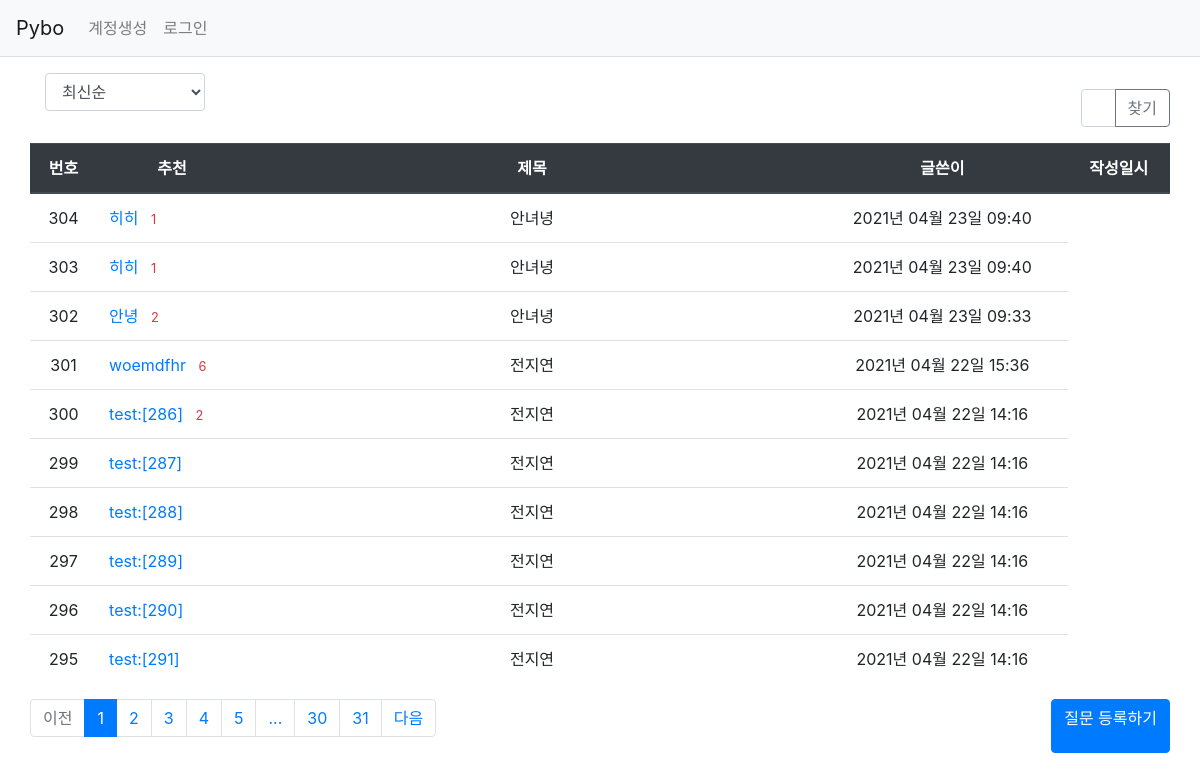
Page /question/list/ on the earlier database version.
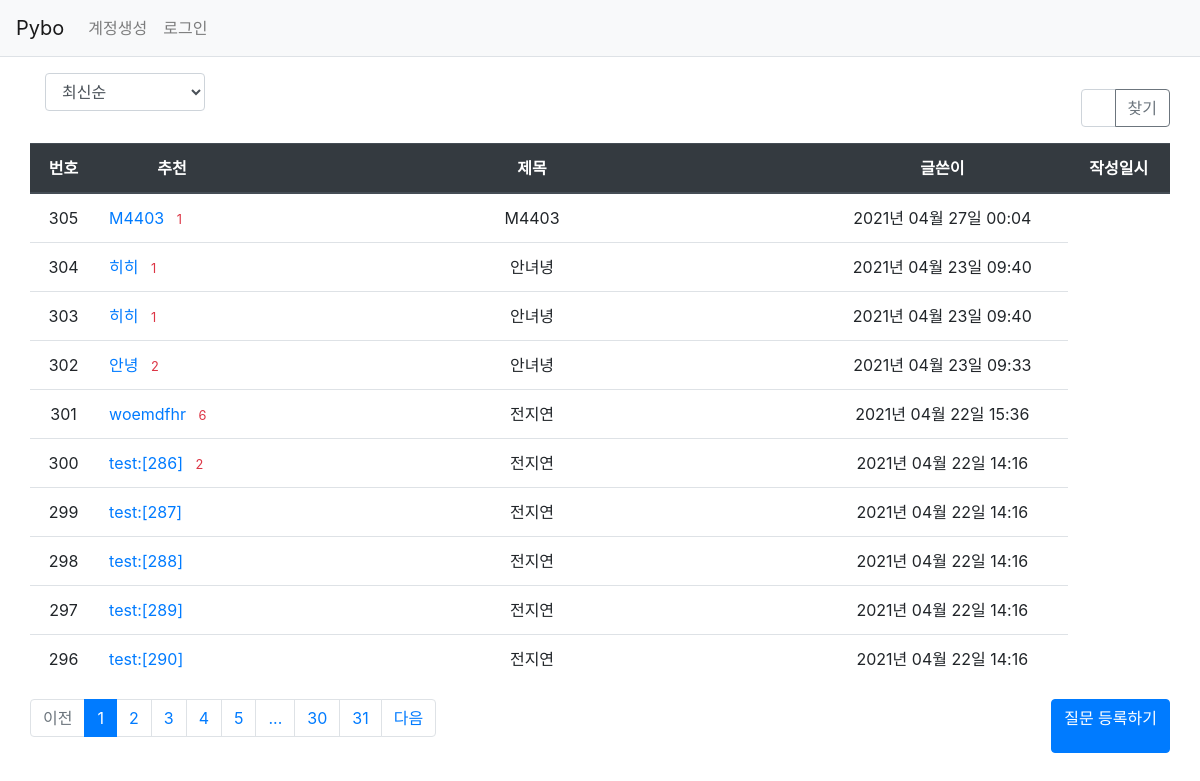
Same page on the later database version.
### pybo/models.py (models this page shows)
class Question(db.Model):
    id = db.Column(db.Integer, primary_key=True)
    subject = db.Column(db.String(200), nullable=False)
    content = db.Column(db.Text(), nullable=False)
    create_date = db.Column(db.DateTime(), nullable=False)
    user_id = db.Column(db.Integer, db.ForeignKey('user.id', ondelete='CASCADE'), nullable=False)
    user = db.relationship('User', backref=db.backref('question_set'))
    modify_date = db.Column(db.DateTime(), nullable=True) # 수정 날짜 확인
    voter = db.relationship('User', secondary=question_voter, backref=db.backref('question_voter_set'))

class User(db.Model):
    id = db.Column(db.Integer, primary_key=True)
    username = db.Column(db.String(150), unique=True, nullable=False)
    password = db.Column(db.String(200), nullable=False)
    email = db.Column(db.String(120), unique=True, nullable=False)

### pybo/views/question_views.py (the view, shortened to what this page needs)
@bp.route('/list/')
def _list():
    page = request.args.get('page', type=int, default=1)
    print('page',page)
    print('function _list')
    kw = request.args.get('kw', type=str, default='')
    so = request.args.get('so', type=str, default='recent')
    if so == 'recommend':
        sub_query = db.session.query(question_voter.c.question_id, func.count('*').label('num_voter')) \
            .group_by(question_voter.c.question_id).subquery()
        question_list = Question.query \
            .outerjoin(sub_query, Question.id == sub_query.c.question_id) \
            .order_by(sub_query.c.num_voter.desc(), Question.create_date.desc())
    elif so == 'popular':
        sub_query = db.session.query(Answer.question_id, func.count('*').label('num_answer')) \
            .group_by(Answer.question_id).subquery()
        question_list = Question.query \
            .outerjoin(sub_query, Question.id == sub_query.c.question_id) \
            .order_by(sub_query.c.num_answer.desc(), Question.create_date.desc())
    else:  # recent
        question_list = Question.query.order_by(Question.create_date.desc())
    question_list = question_list.paginate(page, per_page=10)
    return render_template('question/question_list.html', question_list=question_list, page=page, kw=kw, so=so)

### pybo/filter.py (called while the page is built)
def format_datetime(value, fmt='%Y년 %m월 %d일 %H:%M'):
    return value.strftime(fmt)

### pybo/views/auth_views.py (called while the page is built)
@bp.before_app_request
def load_logged_in_user():
    user_id = session.get('user_id')
    if user_id is None:
        g.user = None
    else:
        g.user = User.query.get(user_id)

### pybo/templates/question/question_list.html (shortened to what this page needs)
{% extends 'base.html' %}
{% block content %}
<div class="container my-3">
    <div class="row justify-content-between my-3">
        <div class="col-2">
            <select class="form-control so">
                <option value="recent" {% if so=='recent' %}selected{% endif %}>최신순</option>
            </select>
        </div>
    <div class="row justify-content-end my-3">
        <div class="col-4 input-group">
            <input type="text" class="form-control kw" value="{{ kw or '' }}">
            <div class="input-group-append">
                <button class="btn btn-outline-secondary" type="button" id="btn_search">찾기</button>
            </div>
        </div>
    </div>
    <table class="table">
        <thead>
            <tr class="text-center thead-dark">
            <th>번호</th>
            <th>추천</th>
            <th style="width:50%">제목</th>
            <th>글쓴이</th>
            <th>작성일시</th>
        </tr>
        </thead>
        <tbody>
        {% if question_list %}
        {% for question in question_list.items %}
        <tr class="text-center">
            <td>{{ question_list.total - ((question_list.page-1) * question_list.per_page) - loop.index0 }}</td>
            <td class="text-left">
                <a href="{{ url_for('question.detail', question_id=question.id) }}">{{ question.subject }}</a>
                {% if question.answer_set|length > 0 %}
                <span class="text-danger small ml-2">{{ question.answer_set|length }}</span>
                {% endif %}
            </td>
            <td>{{ question.user.username }}</td>
            <td>{{ question.create_date|datetime }}</td>
        </tr>
        {% endfor %}
        {% else %}
        <tr>
            <td colspan="3">질문이 없습니다.</td>
        </tr>
        {% endif %}
        </tbody>
    </table>
    <ul class="pagination justify-content-center">
        {% if question_list.has_prev %}
        <li class="page-item">
            <a class="page-link" data-page="{{ question_list.prev_num }}" href="#">이전</a>
        </li>
        {% else %}
        <li class="page-item disabled">
            <a class="page-link" tabindex="-1" aria-disabled="true" href="#">이전</a>
        </li>
        {% endif %}
        {% for page_num in question_list.iter_pages() %}
            {% if page_num %}
                {% if page_num != question_list.page %}
                <li class="page-item">
                    <a class="page-link" data-page="{{ page_num }}" href="#">{{ page_num }}</a>
                </li>
                {% else %}
                <li class="page-item active" aria-current="page">
                    <a class="page-link" href="#">{{ page_num }}</a>
                </li>
                {% endif %}
           {% else %}
                <li class="disabled">
                    <a class="page-link" href="#">...</a>
                </li>
           {% endif %}
        {% endfor %}
        {% if question_list.has_next %}
        <li class="page-item">
            <a class="page-link" data-page="{{ question_list.next_num }}" href="#">다음</a>
        </li>
        {% else %}
        <li class="page-item disabled">
            <a class="page-link" tabindex="-1" aria-disabled="true" href="#">다음</a>
        </li>
        {% endif %}
    </ul>
    <a href="{{ url_for('question.create') }}" class="btn btn-primary">질문 등록하기</a>
</div>
{% endblock %}

### pybo/templates/base.html (shortened to what this page needs)
<!doctype html>
<html lang="ko">
<head>
    <link rel="stylesheet" href="{{ url_for('static', filename='bootstrap.min.css') }}">
    <link rel="stylesheet" href="{{ url_for('static', filename='style.css') }}">
</head>
<body>
{% include "navbar.html" %}
{% block content %}
{% endblock %}
</body>
</html>

### pybo/templates/navbar.html (shortened to what this page needs)
<nav class="navbar navbar-expand-lg navbar-light bg-light border-bottom">
    <a class="navbar-brand" href="{{ url_for('main.index') }}">Pybo</a>
    <div class="collapse navbar-collapse flex-grow-0" id="navbarNav">
        {% if g.user %}
        <ul class="navbar-nav">
            <li class="nav-item ">
                <a class="nav-link" href="{{ url_for('auth.logout') }}">{{ g.user.username }} (로그아웃)</a>
            </li>
        </ul>
        {% else %}
        <ul class="navbar-nav">
            <li class="nav-item ">
                <a class="nav-link" href="{{ url_for('auth.signup') }}">계정생성</a>
            </li>
            <li class="nav-item ">
                <a class="nav-link" href="{{ url_for('auth.login') }}">로그인</a>
            </li>
        </ul>
        {% endif %}
    </div>
</nav>

Differences in the rows shown:
no longer on this page (row unchanged): Question: total "295", subject "test:[291]", user.username "전지연", create_date "2021년 04월 22일 14:16"
added Question: id "305", subject "M4403", answer_set|length "1", user.username "M4403", create_date "2021년 04월 27일 00:04"
